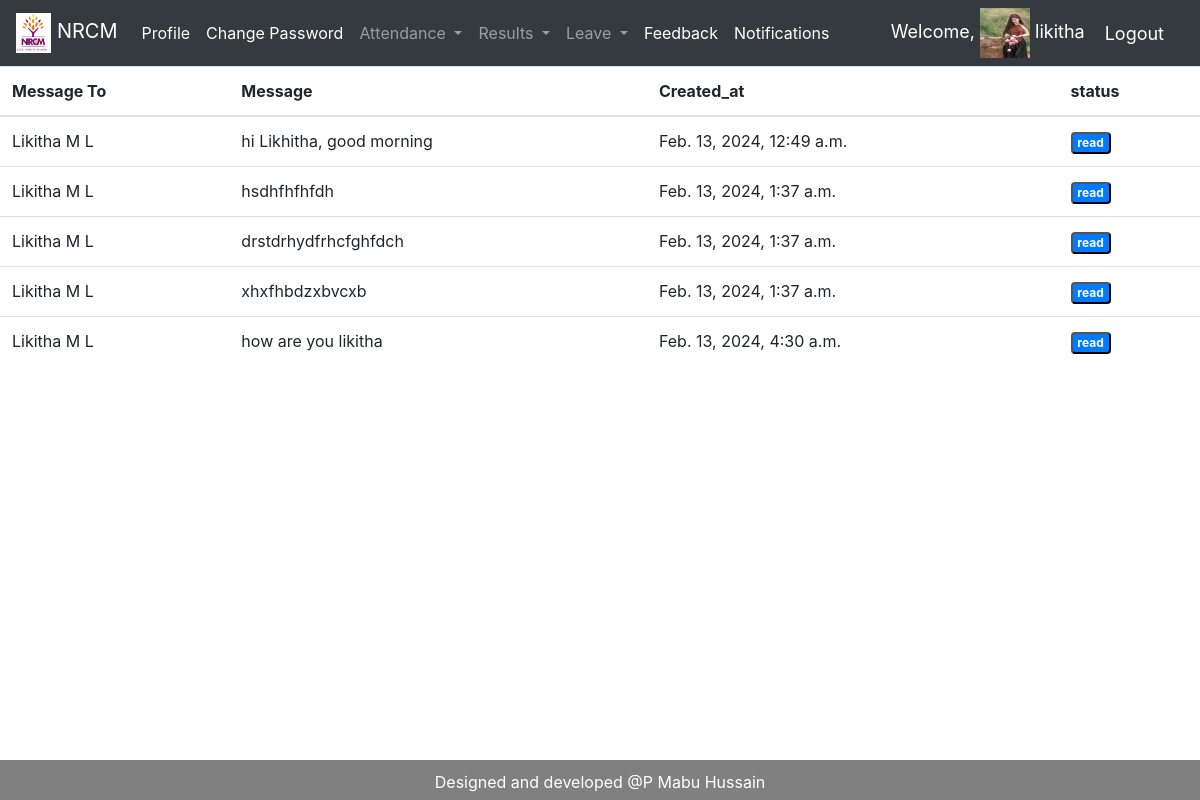
The page /staff/notifications (signed in) on the database as committed earlier.
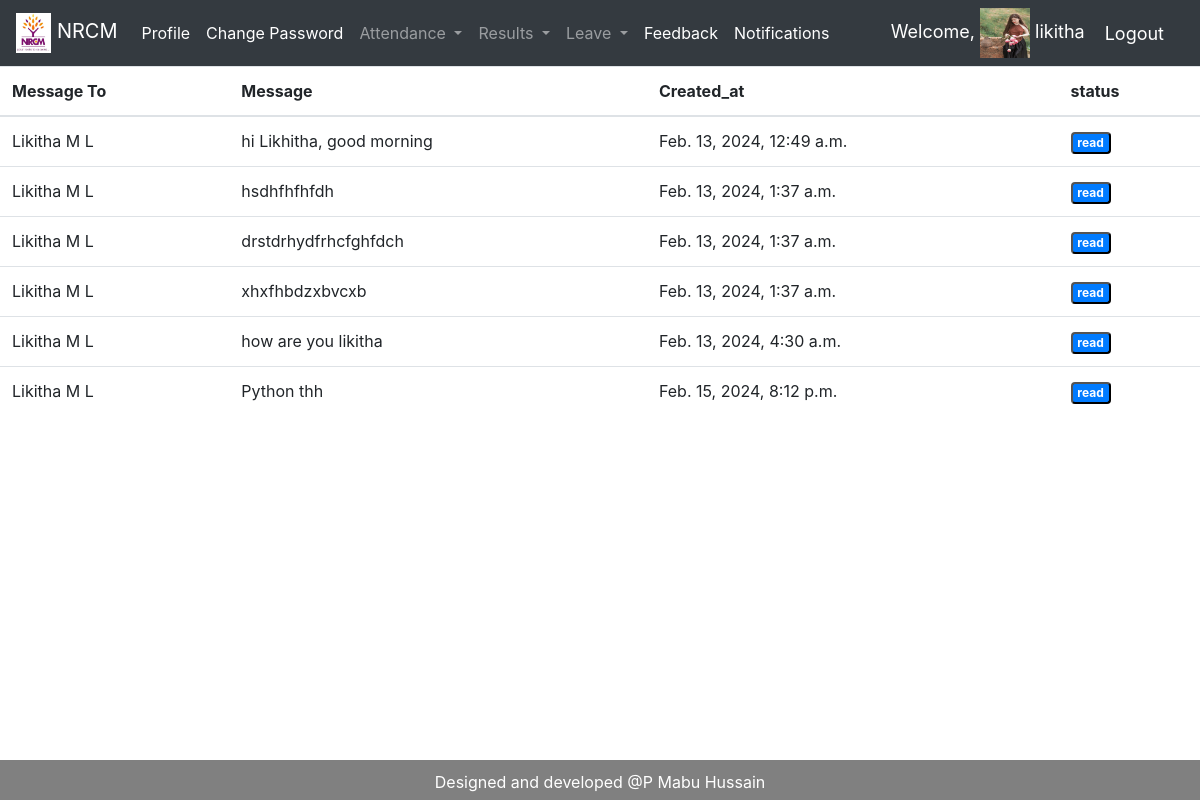
The same page on the database as committed later.
### staffApp/models.py (models this page shows, shortened)
class Staff_Notification(models.Model):
    staff = models.ForeignKey(Staff, on_delete=models.CASCADE)
    message = models.TextField()
    created_at = models.DateTimeField(auto_now_add=True)
    updated_at = models.DateTimeField(auto_now=True)
    status = models.IntegerField(default=0, null=True)

### hodApp/models.py (models this page shows)
class Staff(models.Model):
    admin = models.OneToOneField(CustomUser, on_delete=models.CASCADE) #when CustomUser is deleted student info also deleted
    staff_id = models.CharField(max_length=50)
    Gender = models.CharField(max_length=10)
    address = models.TextField()
    designation = models.CharField(max_length=50)
    created_at = models.DateTimeField(auto_now_add=True)
    updated_at = models.DateTimeField(auto_now=True)
    def __str__(self):
        return self.admin.first_name +" "+ self.admin.last_name

### studentmanagementApp/models.py (models this page shows)
class CustomUser(AbstractUser):
    USER = (
    ('HOD','HOD'),
    ('STAFF','STAFF'),
    ('STUDENT', 'STUDENT')
    )
    user_type = models.CharField(choices=USER, max_length=50, default = 'STUDENT', null =True)
    designation = models.CharField(max_length=500, blank=True, null =True)
    mobileno = models.CharField(max_length=30, blank=True, null =True)
    profile_pic = models.ImageField(default='img_avatar.png', blank=True)

### studentmanagementApp/decorators.py (the view)
        def wrapper_func(request, *args, **kwargs):
            if request.user.user_type in allowed_roles:
                return view_func(request, *args, **kwargs)
            else:
                return HttpResponse('You are not authorized to view this page!!!!')

### staffApp/views.py (called while the page is built, shortened)
@login_required(login_url='login')
@allowed_users(allowed_roles=['STAFF'])
def notifications(request):
    staff = Staff.objects.get(admin=request.user)
    notifications = Staff_Notification.objects.filter(staff=staff)
    context={
    'notifications': notifications,
    }
    return render(request, 'staffApp/notifications.html', context)

### templates/staffApp/notifications.html
{%extends 'studentmanagementApp/base.html'%}
{%block content%}
<table class="table table-hover">
     <thead>
     <tr>
       <th>Message To</th>
       <th>Message</th>
       <th>Created_at</th>
       <th>status</th>
     </tr>
   </thead>
   <tbody>
     {%for notification in notifications%}
     <tr>
             <td>{{notification.staff}}</td>
             <td>{{notification.message}}</td>
             <td>{{notification.created_at}}</td>
             <td><form  method="post">{%csrf_token%}
               {%if notification.status == 0%}
               <button type="submit" name="notification_status" class="badge badge-danger" value = {{notification.status}}>unread</button>
               <input type="number" name="notification_id" value="{{notification.id}}" hidden>
               {%else%}
               <button type="button"  class="badge badge-primary">read</button>
               {%endif%}
             </form></td>
     </tr>
     {%endfor%}
   </tbody>
 </table>
 {%endblock%}

Rows that differ between the two databases and show on the page:
added Staff_Notification: staff "Likitha M L", message "Python thh", created_at "Feb. 15, 2024, 8:12 p.m.", status "read"
